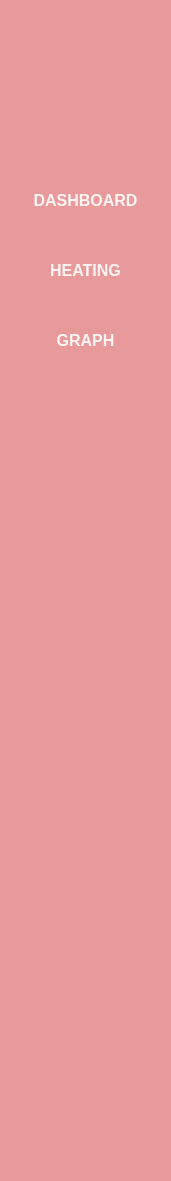
   <widget class="QWidget" name="widget" native="true">
    <property name="geometry">
     <rect>
      <x>0</x>
      <y>-30</y>
      <width>171</width>
      <height>1181</height>
     </rect>
    </property>
    <property name="styleSheet">
     <string notr="true">background-color: rgba(232,154,155,255);
border:none;
</string>
    </property>
    <widget class="QPushButton" name="goToTempPageButton">
     <property name="geometry">
      <rect>
       <x>0</x>
       <y>240</y>
       <width>171</width>
       <height>61</height>
      </rect>
     </property>
     <property name="font">
      <font>
       <pointsize>12</pointsize>
       <weight>75</weight>
       <bold>true</bold>
      </font>
     </property>
     <property name="styleSheet">
      <string notr="true">QPushButton
{
background-color:rgba(0,0,0,0);
border:none;
color: #fef5f4;
}

QPushButton::hover
{
background-color: #feeaeb;
color: black;
}

QPushButton::pressed
{
background-color: #feeaeb;
color: black;
}

</string>
     </property>
     <property name="text">
      <string>HEATING</string>
     </property>
     <property name="iconSize">
      <size>
       <width>50</width>
       <height>50</height>
      </size>
     </property>
    </widget>
    <widget class="QPushButton" name="backToDashboardButton">
     <property name="geometry">
      <rect>
       <x>0</x>
       <y>170</y>
       <width>171</width>
       <height>61</height>
      </rect>
     </property>
     <property name="font">
      <font>
       <pointsize>12</pointsize>
       <weight>75</weight>
       <bold>true</bold>
      </font>
     </property>
     <property name="styleSheet">
      <string notr="true">QPushButton
{
background-color:rgba(0,0,0,0);
border:none;
color: #fef5f4;
}

QPushButton::hover
{
background-color: #feeaeb;
color: black;
}

QPushButton::pressed
{
background-color: #feeaeb;
color: black;
}
</string>
     </property>
     <property name="text">
      <string>DASHBOARD</string>
     </property>
     <property name="iconSize">
      <size>
       <width>50</width>
       <height>50</height>
      </size>
     </property>
    </widget>
    <widget class="QPushButton" name="goToTempGraphButton">
     <property name="geometry">
      <rect>
       <x>0</x>
       <y>310</y>
       <width>171</width>
       <height>61</height>
      </rect>
     </property>
     <property name="font">
      <font>
       <pointsize>12</pointsize>
       <weight>75</weight>
       <bold>true</bold>
      </font>
     </property>
     <property name="styleSheet">
      <string notr="true">QPushButton
{
background-color:rgba(0,0,0,0);
border:none;
color: #fef5f4;
}

QPushButton::hover
{
background-color: #feeaeb;
color: black;
}

QPushButton::pressed
{
background-color: #feeaeb;
color: black;
}

</string>
     </property>
     <property name="text">
      <string>GRAPH</string>
     </property>
     <property name="iconSize">
      <size>
       <width>50</width>
       <height>50</height>
      </size>
     </property>
    </widget>
    <widget class="QLabel" name="label_60">
     <property name="geometry">
      <rect>
       <x>-10</x>
       <y>50</y>
       <width>180</width>
       <height>70</height>
      </rect>
     </property>
     <property name="minimumSize">
      <size>
       <width>180</width>
       <height>70</height>
      </size>
     </property>
     <property name="maximumSize">
      <size>
       <width>150</width>
       <height>60</height>
      </size>
     </property>
     <property name="styleSheet">
      <string notr="true">Qlabel {
background-color:rgba(0,0,0,0);
}</string>
     </property>
     <property name="text">
      <string/>
     </property>
     <property name="pixmap">
      <pixmap>../../../../../../../graph/GUI v1/ui assets/logo.jpeg</pixmap>
     </property>
     <property name="scaledContents">
      <bool>true</bool>
     </property>
     <property name="openExternalLinks">
      <bool>false</bool>
     </property>
    </widget>
   </widget>
